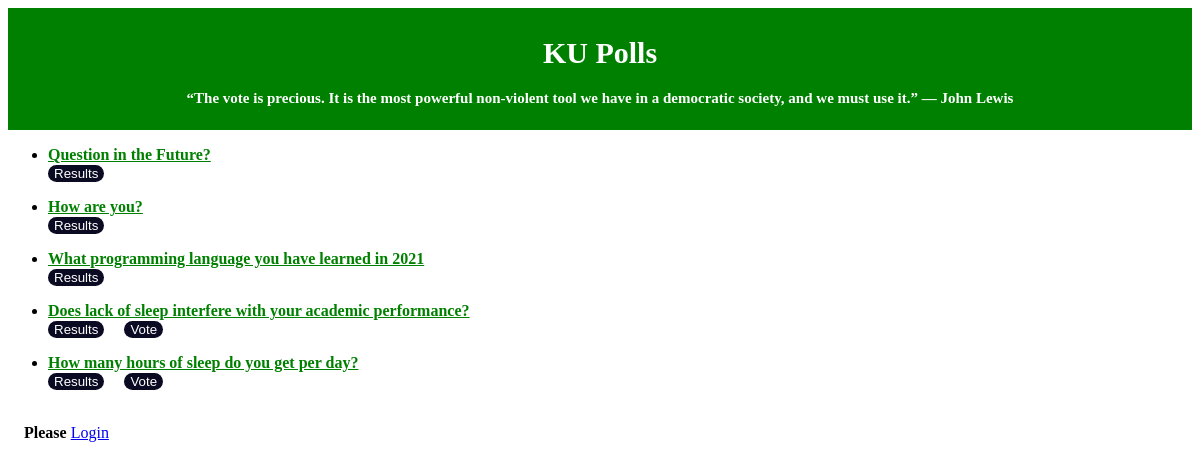
/polls/, run on an earlier commit of the app's database.
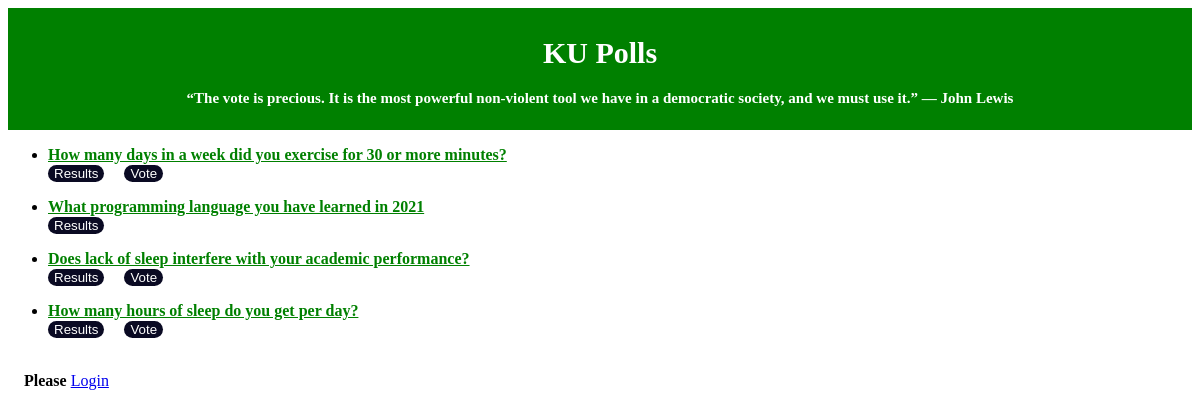
And on a later commit of the database.
### polls/models.py (models this page shows, shortened)
class Question(models.Model):
    question_text = models.CharField(max_length=200)
    pub_date = models.DateTimeField('date published')
    end_date = models.DateTimeField('date ended', null=True, blank=True)
    def is_published(self) -> bool:
        now = timezone.localtime()
        return now >= self.pub_date
    def can_vote(self) -> bool:
        now = timezone.localtime()
        return (
            self.is_published() and now <= self.end_date
            if self.end_date
            else self.is_published()
        )

### polls/views.py (the view)
# urls.py: path('', views.IndexView.as_view(), name='index'),
class IndexView(generic.ListView):
    template_name = 'polls/index.html'
    context_object_name = 'latest_question_list'
    def get_queryset(self):
        return Question.objects.filter(
            pub_date__lte=timezone.localtime()
        ).order_by('-pub_date')[:5]

### polls/templates/polls/index.html (shortened to what this page needs)
{% load static %}
<link rel="stylesheet" type="text/css" href="{% static 'polls/style.css' %}">
<!DOCTYPE html>
<html lang="en">
<div class="header">
  <h1>KU Polls</h1>
  <p><b> “The vote is precious. It is the most powerful non-violent tool we have in a democratic society, and we must use it.”
— John Lewis</b></p>
</div>
<head>
    {% if latest_question_list %}
    <ul>
    {% for question in latest_question_list %}
        <p>
        <li><b><a href="{% url 'polls:detail' question.id %}">{{ question.question_text }}</a></b></li>
        <td><a href="{% url 'polls:results' question.id %}">
            <button type="button">{{"Results"}}</button></a></td>&emsp;
            {% if question.can_vote%}
                <td><a href="{% url 'polls:detail' question.id %}">
                <button type="button">{{"Vote"}}</button></a></td>
            {% endif %}
        </p>
    {% endfor %}
    </ul>
    {% else %}
    <p>No polls are available.</p>
    {% endif %}
</head>
{% if user.is_authenticated %}
    <br>&emsp;<b>Welcome back, {{ user.username }}</b>
    &emsp;<a href="{% url 'logout' %}"><button type="button">Log Out</button></a>
{% else %}
    <br>&emsp;<b>Please</b> <a href="{% url 'login'%}?next={{request.path}}">Login</a>
{% endif %}
</html>

### polls/static/polls/style.css (style rules this page uses)
li a { color: green; }
.header { padding: 8px; text-align: center; background: green; color: white; font-size: 15px; }
button { background-color:#0a0a23; color: #fff; border:none; border-radius:15px; text-align: center; }

What changed in the data, as far as the page shows it:
removed Question: question_text "Question in the Future?", value "Results"
removed Question: question_text "How are you?", value "Results"
added Question: question_text "How many days in a week did you exercise for 30 or more minutes?", value "Results", value "Vote"
